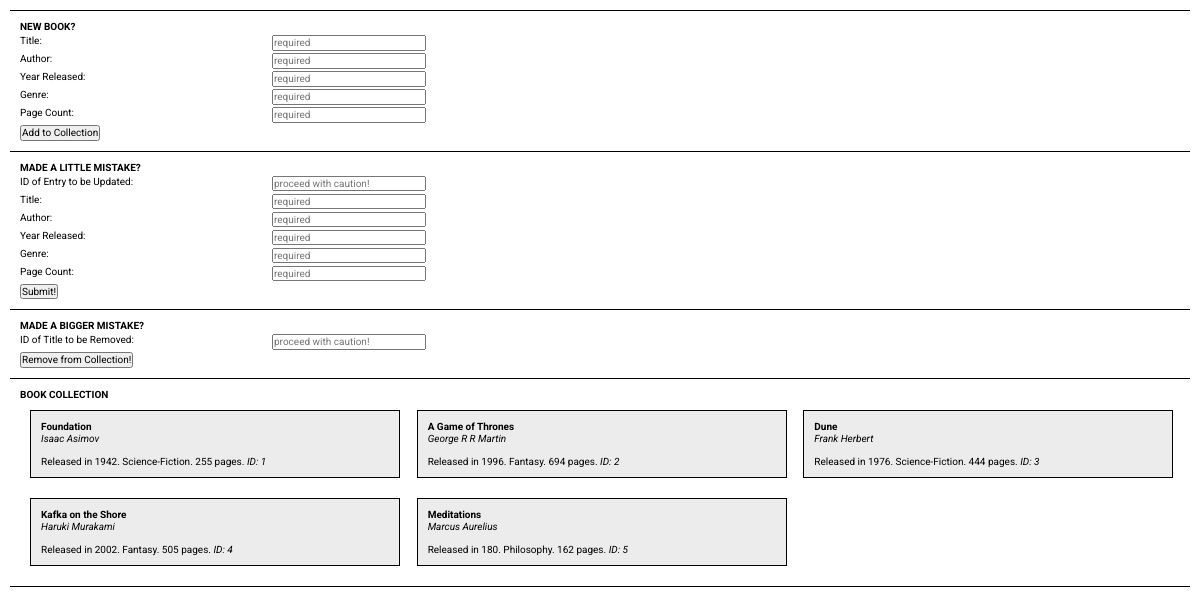
The app's page /, older data.
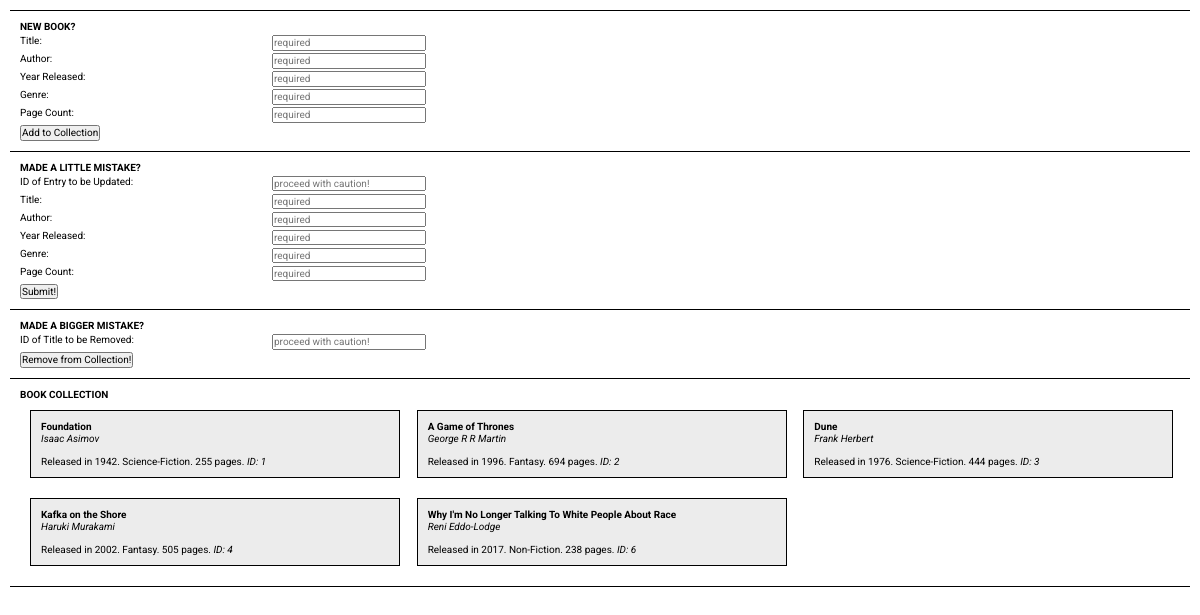
The same page, newer data.
### tables this page shows
CREATE TABLE `books` (
  `id` int(11) unsigned NOT NULL AUTO_INCREMENT,
  `book_title` varchar(150) DEFAULT NULL,
  `author` varchar(60) DEFAULT NULL,
  `genre` varchar(50) DEFAULT NULL,
  `page_count` int(11) DEFAULT NULL,
  `year_released` year(4) DEFAULT NULL,
  PRIMARY KEY (`id`)
);

### functions.php (the view, shortened to what this page needs)
<?php
function getAllFromDB(object $db): array
{
    $query = $db->prepare('SELECT * FROM `books` WHERE NOT `deleted` = \'1\';');
    $query->execute();
    return $query->fetchAll();
}
function prepareOutput(array $query): array
{
    $result = [];
    foreach ($query as $el) {
        $result[] = '<span class="gallery_item"><h2>' . $el['book_title'] . '</h2>' . '<p><em>' . $el['author'] . '</em></p><br>' . 'Released in ' . $el['year_released'] . '. ' . $el['genre']. '. ' . $el['page_count'] . ' pages.' . ' <em>ID: ' . $el['id'] . '</em></span>';
    }
    return $result;
}

### index.php (shortened to what this page needs)
<!DOCTYPE html>
<html lang="en-GB">
    <head>
        <link rel="stylesheet" href="styles/normalize.css">
        <link rel="stylesheet" href="styles/style.css">
    </head>
    <body>
        <?php
        require 'functions.php';
        $db = connectToDB();
        $query = getAllFromDB($db);
        $output = prepareOutput($query);
        ?>
        <section class="new_book_section">
            <h2>NEW BOOK?</h2>
            <form method="post" action="form.php">
                <div class="form_input_container"><label>Title: </label><input type="text" name="title" placeholder="required" /></div>
                <div class="form_input_container"><label>Author: </label><input type="text" name="author" placeholder="required" /></div>
                <div class="form_input_container"><label>Year Released: </label><input type="number" name="released" placeholder="required" /></div>
                <div class="form_input_container"><label>Genre: </label><input type="text" name="genre" placeholder="required" /></div>
                <div class="form_input_container"><label>Page Count: </label><input type="number" name="page_count" placeholder="required" /></div>
                <input type="submit" value="Add to Collection"/>
            </form>
        </section>
        <section class="update_section">
            <h2>MADE A LITTLE MISTAKE?</h2>
            <form method="post" action="update_database.php">
                <div class="form_input_container"><label>ID of Entry to be Updated: </label><input type="number" name="update_id" placeholder="proceed with caution!"/></div>
                <div class="form_input_container"><label>Title: </label><input type="text" name="update_title" placeholder="required" /></div>
                <div class="form_input_container"><label>Author: </label><input type="text" name="update_author" placeholder="required" /></div>
                <div class="form_input_container"><label>Year Released: </label><input type="number" name="update_released" placeholder="required" /></div>
                <div class="form_input_container"><label>Genre: </label><input type="text" name="update_genre" placeholder="required" /></div>
                <div class="form_input_container"><label>Page Count: </label><input type="number" name="update_page_count" placeholder="required" /></div>
                <input type="submit" value="Submit!"/>
            </form>
        </section>
        <section class="delete_section">
            <h2>MADE A BIGGER MISTAKE?</h2>
            <form method="post" action="form.php">
                <div class="form_input_container"><label>ID of Title to be Removed: </label><input type="number" name="delete_id" placeholder="proceed with caution!"/></div>
                <input type="submit" value="Remove from Collection!"/>
            </form>
        </section>
        <section class="gallery_section">
            <h2>BOOK COLLECTION</h2>
            <div class="gallery_actual">
                <?php
                foreach ($output as $value) {
                    echo $value;
                }
                ?>
            </div>
        </section>
    </body>
</html>

### styles/style.css (style rules this page uses)
* { padding: 0; margin: 0; font-family: 'Roboto', sans-serif; font-size: 10px; }
body { padding: 1rem; }
.form_input_container { display: flex; justify-content: space-between; margin: .25rem 0; width: 35%; }
.form_input_container label { width: 50% }
.form_input_container input { min-width: 15rem; }
.new_book_section, .update_section, .delete_section, .gallery_section { padding: 1rem; border-bottom: 1px solid black; }
.new_book_section { border-top: 1px solid black; }
.gallery_actual { display: grid; grid-template-columns: repeat(3, 1fr); }
.gallery_item { background-color: #ececec; width: 90%; padding: 1rem; margin: 1rem; border: 1px solid black; }

Row changes from the older to the newer data that the page shows:
removed books: book_title "Meditations", author "Marcus Aurelius", year_released "180", genre "Philosophy", page_count "162", id "5"
added books: book_title "Why I'm No Longer Talking To White People About Race", author "Reni Eddo-Lodge", year_released "2017", genre "Non-Fiction", page_count "238", id "6"
